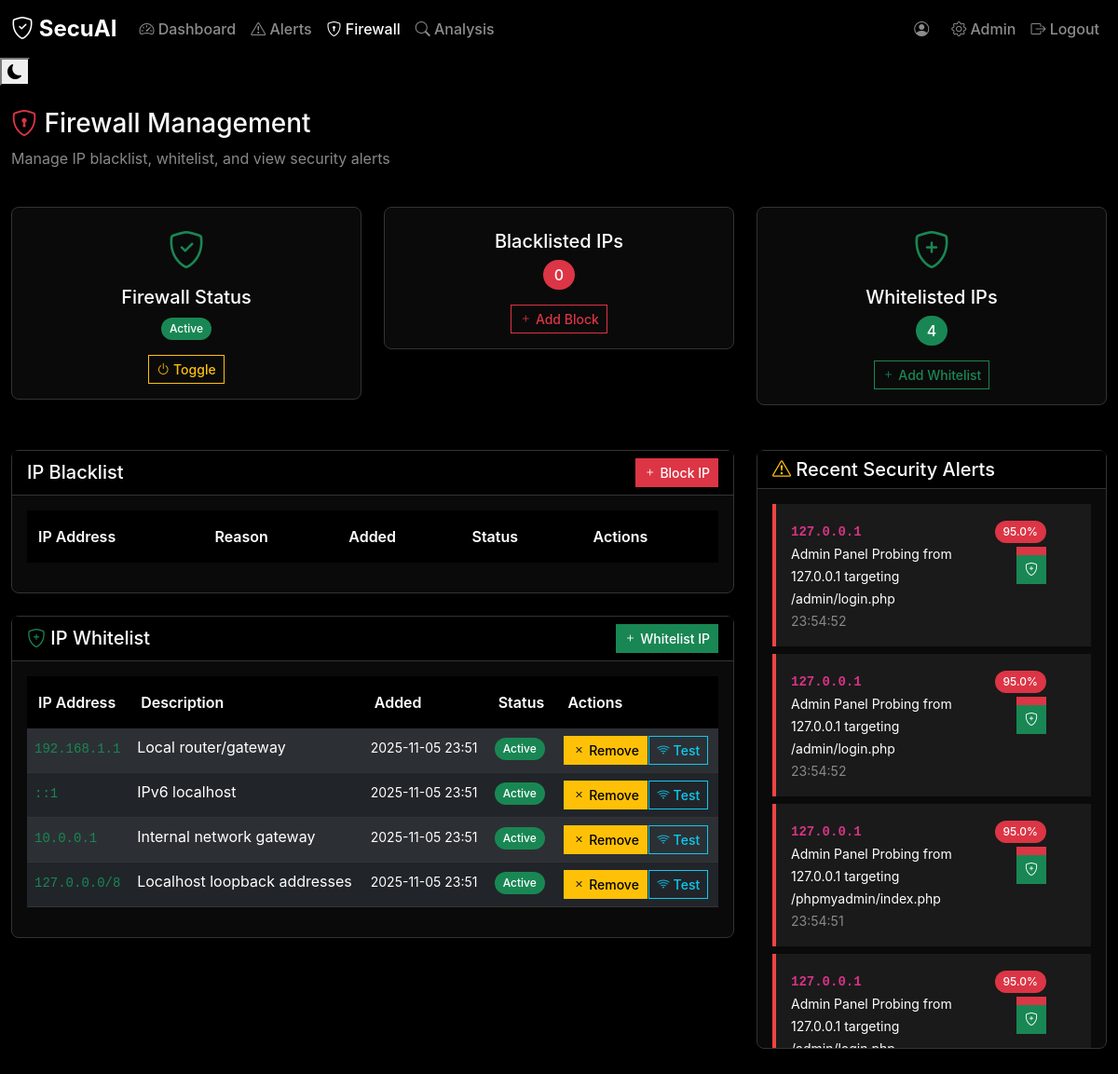
/firewall/ (signed in), run on the app's committed database.
### models.py (models this page shows, shortened)
class Whitelist(db.Model):
    __tablename__ = 'whitelist'
    id = db.Column(db.Integer, primary_key=True)
    ip = db.Column(db.String(45), nullable=False, unique=True, index=True)
    description = db.Column(db.String(255))
    is_active = db.Column(db.Boolean, default=True, nullable=False)
    created_at = db.Column(db.DateTime, default=datetime.utcnow, nullable=False)
    created_by = db.Column(db.Integer, db.ForeignKey('users.id'))
    creator = db.relationship('User', backref='whitelist_entries')

class Alert(db.Model):
    __tablename__ = 'alerts'
    id = db.Column(db.Integer, primary_key=True)
    ip = db.Column(db.String(45), nullable=False, index=True)  # Support IPv6
    reason = db.Column(db.String(255), nullable=False)
    confidence = db.Column(db.Float, default=0.5, nullable=False)
    details = db.Column(db.Text)  # JSON string with additional data
    source = db.Column(db.String(100), nullable=False)  # api, upload:filename, honeypot, etc.
    status = db.Column(db.String(20), default='new', nullable=False)  # new, reviewed, ignored, blocked
    created_at = db.Column(db.DateTime, default=datetime.utcnow, nullable=False, index=True)
    reviewed_at = db.Column(db.DateTime)
    reviewed_by = db.Column(db.Integer, db.ForeignKey('users.id'))
    reviewer = db.relationship('User', backref='reviewed_alerts')

### app.py (the view)
@app.route('/firewall')
@app.route('/firewall/')
@login_required
def firewall_page():
    try:
        blacklisted_ips = Block.query.filter(Block.is_active == True).order_by(Block.created_at.desc()).all()
        whitelisted_ips = Whitelist.query.filter(Whitelist.is_active == True).order_by(Whitelist.created_at.desc()).all()
        recent_alerts = Alert.query.order_by(Alert.created_at.desc()).limit(10).all()
        return render_template('firewall.html',
                             blacklisted_ips=blacklisted_ips,
                             whitelisted_ips=whitelisted_ips,
                             recent_alerts=recent_alerts,
                             blacklisted_count=len(blacklisted_ips),
                             whitelisted_count=len(whitelisted_ips))
    except Exception as e:
        logger.error(f"Firewall page error: {e}")
        flash(f'Error loading firewall page: {str(e)}')
        return redirect(url_for('dashboard'))

### templates/firewall.html (shortened to what this page needs)
<!DOCTYPE html>
<html lang="en">
<head>
    <link href="https://cdn.jsdelivr.net/npm/bootstrap@5.3.0/dist/css/bootstrap.min.css" rel="stylesheet">
    <link href="https://cdn.jsdelivr.net/npm/bootstrap-icons@1.10.0/font/bootstrap-icons.css" rel="stylesheet">
    <link href="{{ url_for('static', filename='css/style.css') }}" rel="stylesheet">
</head>
<body>
    <nav class="navbar navbar-expand-lg navbar-dark bg-dark">
        <div class="container-fluid">
            <a class="navbar-brand" href="/">
                <i class="bi bi-shield-check"></i> SecuAI
            </a>
            <div class="navbar-nav me-auto">
                <a class="nav-link" href="/">
                    <i class="bi bi-speedometer2"></i> Dashboard
                </a>
                <a class="nav-link" href="/alerts">
                    <i class="bi bi-exclamation-triangle"></i> Alerts
                </a>
                <a class="nav-link active" href="/firewall">
                    <i class="bi bi-shield-lock"></i> Firewall
                </a>
                <a class="nav-link" href="/analysis">
                    <i class="bi bi-search"></i> Analysis
                </a>
            </div>
            <div class="navbar-nav">
                {% if current_user.is_authenticated %}
                <span class="navbar-text me-3">
                    <i class="bi bi-person-circle"></i> {{ current_user.username }}
                </span>
                <a class="nav-link" href="/admin">
                    <i class="bi bi-gear"></i> Admin
                </a>
                <a class="nav-link" href="/logout">
                    <i class="bi bi-box-arrow-right"></i> Logout
                </a>
                {% endif %}
            </div>
        </div>
    </nav>
    <button class="theme-toggle" onclick="toggleTheme()" title="Toggle theme">
        <i class="bi bi-moon-fill" id="theme-icon"></i>
    </button>
    <div class="container-fluid mt-4">
        <div class="row mb-4">
            <div class="col">
                <h1 class="h3">
                    <i class="bi bi-shield-lock text-danger"></i> Firewall Management
                </h1>
                <p class="text-muted">Manage IP blacklist, whitelist, and view security alerts</p>
            </div>
        </div>
        <div class="row mb-4">
            <div class="col-md-4">
                <div class="card">
                    <div class="card-body text-center">
                        <i class="bi bi-shield-check fs-1 text-success"></i>
                        <h5 class="card-title mt-2">Firewall Status</h5>
                        <p class="card-text">
                            <span class="badge bg-success" id="firewall-status">Active</span>
                        </p>
                        <button class="btn btn-outline-warning btn-sm" onclick="toggleFirewall()">
                            <i class="bi bi-power"></i> Toggle
                        </button>
                    </div>
                </div>
            </div>
            <div class="col-md-4">
                <div class="card">
                    <div class="card-body text-center">
                        <h5 class="card-title mt-2">Blacklisted IPs</h5>
                        <p class="card-text">
                            <span class="badge bg-danger fs-6" id="blacklist-count">{{ blacklisted_count }}</span>
                        </p>
                        <button class="btn btn-outline-danger btn-sm" onclick="showBlacklistModal()">
                            <i class="bi bi-plus"></i> Add Block
                        </button>
                    </div>
                </div>
            </div>
            <div class="col-md-4">
                <div class="card">
                    <div class="card-body text-center">
                        <i class="bi bi-shield-plus fs-1 text-success"></i>
                        <h5 class="card-title mt-2">Whitelisted IPs</h5>
                        <p class="card-text">
                            <span class="badge bg-success fs-6" id="whitelist-count">{{ whitelisted_count }}</span>
                        </p>
                        <button class="btn btn-outline-success btn-sm" onclick="showWhitelistModal()">
                            <i class="bi bi-plus"></i> Add Whitelist
                        </button>
                    </div>
                </div>
            </div>
        </div>
        <div class="row">
            <div class="col-lg-8">
                <div class="card mb-4">
                    <div class="card-header d-flex justify-content-between align-items-center">
                        <h5 class="card-title mb-0">
                             IP Blacklist
                        </h5>
                        <button class="btn btn-danger btn-sm" onclick="showBlacklistModal()">
                            <i class="bi bi-plus"></i> Block IP
                        </button>
                    </div>
                    <div class="card-body">
                        <div class="table-responsive">
                            <table class="table table-dark table-striped">
                                <thead>
                                    <tr>
                                        <th>IP Address</th>
                                        <th>Reason</th>
                                        <th>Added</th>
                                        <th>Status</th>
                                        <th>Actions</th>
                                    </tr>
                                </thead>
                            </table>
                        </div>
                    </div>
                </div>
                <div class="card">
                    <div class="card-header d-flex justify-content-between align-items-center">
                        <h5 class="card-title mb-0">
                            <i class="bi bi-shield-plus text-success"></i> IP Whitelist
                        </h5>
                        <button class="btn btn-success btn-sm" onclick="showWhitelistModal()">
                            <i class="bi bi-plus"></i> Whitelist IP
                        </button>
                    </div>
                    <div class="card-body">
                        <div class="table-responsive">
                            <table class="table table-dark table-striped">
                                <thead>
                                    <tr>
                                        <th>IP Address</th>
                                        <th>Description</th>
                                        <th>Added</th>
                                        <th>Status</th>
                                        <th>Actions</th>
                                    </tr>
                                </thead>
                                <tbody id="whitelist-table">
                                    {% for entry in whitelisted_ips %}
                                    <tr>
                                        <td><code class="text-success">{{ entry.ip }}</code></td>
                                        <td>{{ entry.description or 'No description' }}</td>
                                        <td><small>{{ entry.created_at.strftime('%Y-%m-%d %H:%M') }}</small></td>
                                        <td>
                                            {% if entry.is_active %}
                                                <span class="badge bg-success">Active</span>
                                            {% else %}
                                                <span class="badge bg-secondary">Inactive</span>
                                            {% endif %}
                                        </td>
                                        <td>
                                            <div class="btn-group" role="group">
                                                {% if entry.is_active %}
                                                <button class="btn btn-sm btn-warning" onclick="removeWhitelist('{{ entry.ip }}')">
                                                    <i class="bi bi-x"></i> Remove
                                                </button>
                                                {% else %}
                                                <button class="btn btn-sm btn-success" onclick="addWhitelist('{{ entry.ip }}', '{{ entry.description }}')">
                                                    <i class="bi bi-check"></i> Reactivate
                                                </button>
                                                {% endif %}
                                                <button class="btn btn-sm btn-outline-info" onclick="testConnection('{{ entry.ip }}')">
                                                    <i class="bi bi-wifi"></i> Test
                                                </button>
                                            </div>
                                        </td>
                                    </tr>
                                    {% endfor %}
                                </tbody>
                            </table>
                        </div>
                    </div>
                </div>
            </div>
            <div class="col-lg-4">
                <div class="card">
                    <div class="card-header">
                        <h5 class="card-title mb-0">
                            <i class="bi bi-exclamation-triangle text-warning"></i> Recent Security Alerts
                        </h5>
                    </div>
                    <div class="card-body" style="max-height: 600px; overflow-y: auto;">
                        {% for alert in recent_alerts %}
                        <div class="alert alert-{{ 'danger' if alert.confidence > 0.8 else 'warning' if alert.confidence > 0.6 else 'info' }} alert-dismissible fade show mb-2" role="alert">
                            <div class="d-flex justify-content-between align-items-start">
                                <div>
                                    <strong><code>{{ alert.ip }}</code></strong><br>
                                    <small>{{ alert.reason }}</small><br>
                                    <small class="text-muted">{{ alert.created_at.strftime('%H:%M:%S') }}</small>
                                </div>
                                <div class="text-end">
                                    <span class="badge bg-{{ 'danger' if alert.confidence > 0.8 else 'warning' if alert.confidence > 0.6 else 'info' }}">
                                        {{ (alert.confidence * 100)|round }}%
                                    </span>
                                    <div class="btn-group-vertical mt-1">
                                        <button class="btn btn-danger btn-sm" onclick="blockIPFromAlert('{{ alert.ip }}', '{{ alert.reason }}')">
                                        </button>
                                        <button class="btn btn-success btn-sm" onclick="whitelistIPFromAlert('{{ alert.ip }}', 'Trusted after review')">
                                            <i class="bi bi-shield-plus"></i>
                                        </button>
                                    </div>
                                </div>
                            </div>
                        </div>
                        {% endfor %}
                    </div>
                </div>
            </div>
        </div>
    </div>
</body>
</html>

### data on the page
Whitelist: ip "192.168.1.1", description "Local router/gateway", created_at "2025-11-05 23:51", is_active "Active"
Whitelist: ip "::1", description "IPv6 localhost", created_at "2025-11-05 23:51", is_active "Active"
Whitelist: ip "10.0.0.1", description "Internal network gateway", created_at "2025-11-05 23:51", is_active "Active"
Whitelist: ip "127.0.0.0/8", description "Localhost loopback addresses", created_at "2025-11-05 23:51", is_active "Active"
Alert: ip "127.0.0.1", reason "Admin Panel Probing from 127.0.0.1 targeting /admin/login.php", created_at "23:54:52", (alert.confidence*100)|round "95.0"
Alert: ip "127.0.0.1", reason "Admin Panel Probing from 127.0.0.1 targeting /admin/login.php", created_at "23:54:52", (alert.confidence*100)|round "95.0"
Alert: ip "127.0.0.1", reason "Admin Panel Probing from 127.0.0.1 targeting /phpmyadmin/index.php", created_at "23:54:51", (alert.confidence*100)|round "95.0"
Alert: ip "127.0.0.1", reason "Admin Panel Probing from 127.0.0.1 targeting…", (alert.confidence*100)|round "95.0"

### other printed values
{{ blacklisted_count }} "0"
{{ whitelisted_count }} "4"
